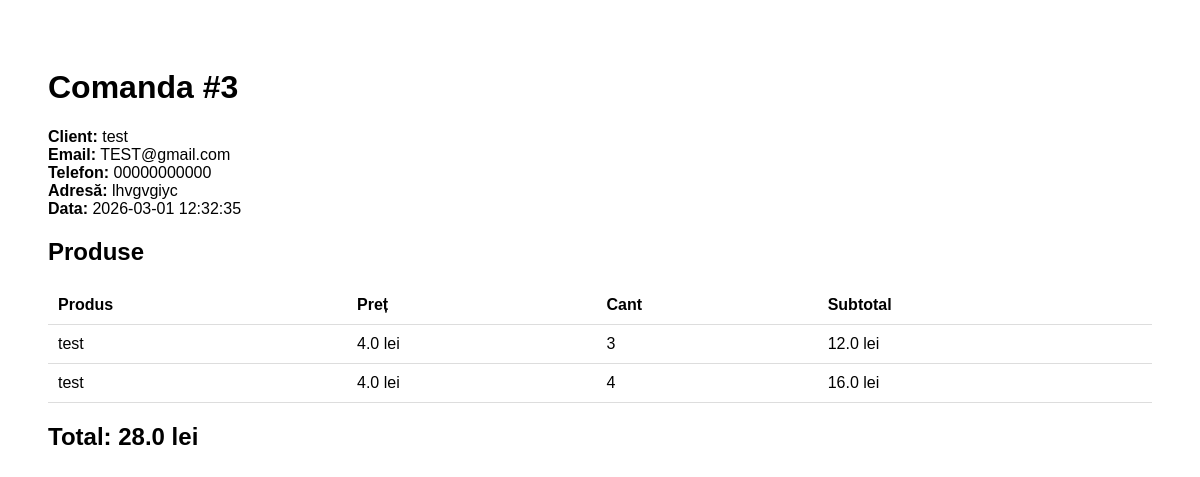
The page /admin/comanda/3 on the database as committed earlier.
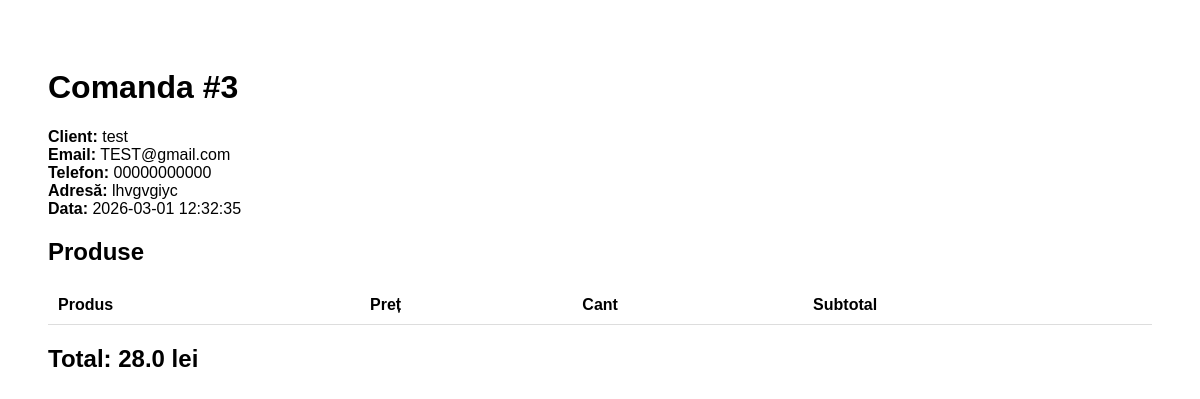
The same page on the database as committed later.
### tables this page shows
CREATE TABLE produse (
            id INTEGER PRIMARY KEY AUTOINCREMENT,
            nume TEXT NOT NULL,
            pret REAL NOT NULL,
            imagine TEXT NOT NULL,
            descriere TEXT
        , categorie TEXT, status INTEGER DEFAULT 1, highlight INTEGER DEFAULT 0);

### app.py (the view)
@app.route("/admin/comanda/<int:id>")
def admin_comanda(id):
    db = get_db()
    c = db.execute(
        "SELECT * FROM comenzi WHERE id=?",
        (id,)
    ).fetchone()
    produse_list = []
    if c["produse"]:
        cos = eval(c["produse"])
        ids = [int(i) for i in cos.keys()]
        if ids:
            query = f"SELECT id, nume, pret FROM produse WHERE id IN ({','.join(['?']*len(ids))})"
            produse_db = db.execute(query, ids).fetchall()
            prod_map = {p["id"]: p for p in produse_db}
            for pid, cant in cos.items():
                p = prod_map.get(int(pid))
                if p:
                    produse_list.append({
                        "nume": p["nume"],
                        "pret": p["pret"],
                        "cant": cant,
                        "subtotal": p["pret"] * cant
                    })
    comanda = {
        "id": c["id"],
        "nume": c["nume"],
        "email": c["email"],
        "telefon": c["telefon"],
        "adresa": c["adresa"],
        "total": c["total"],
        "data": c["data"],
        "produse": produse_list
    }
    return render_template("admin_comanda.html", c=comanda)

### app.py (called while the page is built)
@app.context_processor
def inject_client():
    return dict(
        client_logat="client_id" in session,
        client_nume=session.get("client_nume"),
        client_email=session.get("client_email")
    )

def get_db():
    conn = sqlite3.connect(DATABASE)
    conn.row_factory = sqlite3.Row
    return conn

### templates/admin_comanda.html (shortened to what this page needs)
<!DOCTYPE html>
<html>
<head>
</head>
<body>
<h1>Comanda #{{ c.id }}</h1>
<p>
<b>Client:</b> {{ c.nume }}<br>
<b>Email:</b> {{ c.email }}<br>
<b>Telefon:</b> {{ c.telefon }}<br>
<b>Adresă:</b> {{ c.adresa }}<br>
<b>Data:</b> {{ c.data }}<br>
</p>
<h2>Produse</h2>
<table>
<tr>
    <th>Produs</th>
    <th>Preț</th>
    <th>Cant</th>
    <th>Subtotal</th>
</tr>
{% for p in c.produse %}
<tr>
    <td>{{ p.nume }}</td>
    <td>{{ p.pret }} lei</td>
    <td>{{ p.cant }}</td>
    <td>{{ p.subtotal }} lei</td>
</tr>
{% endfor %}
</table>
<h2>Total: {{ c.total }} lei</h2>
</body>
</html>

Rows that differ between the two databases and show on the page:
removed produse: nume "test", pret "4.0", cant "3", subtotal "12.0"
removed produse: nume "test", pret "4.0", cant "4", subtotal "16.0"
